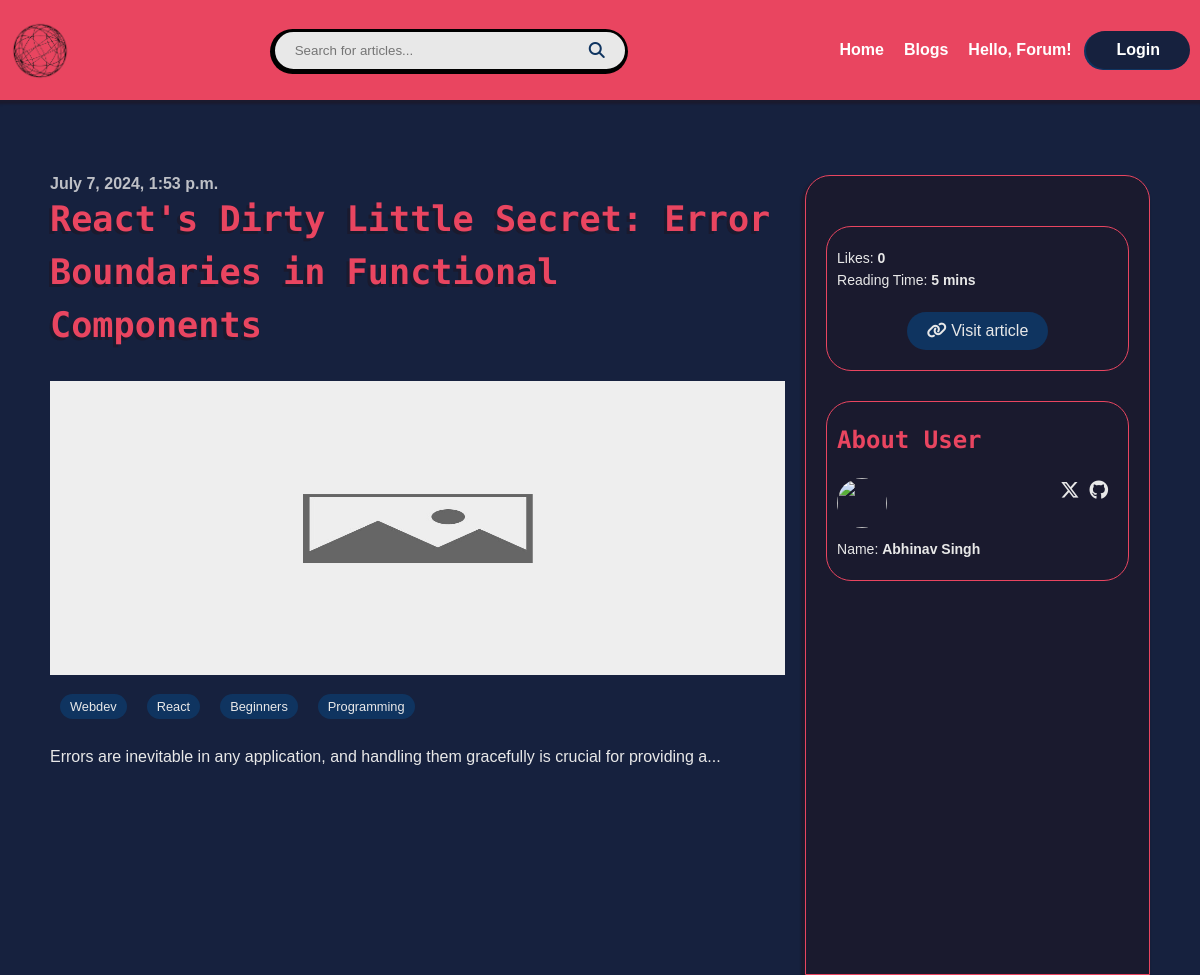
The app's page /blogpost/blog/3, older data.
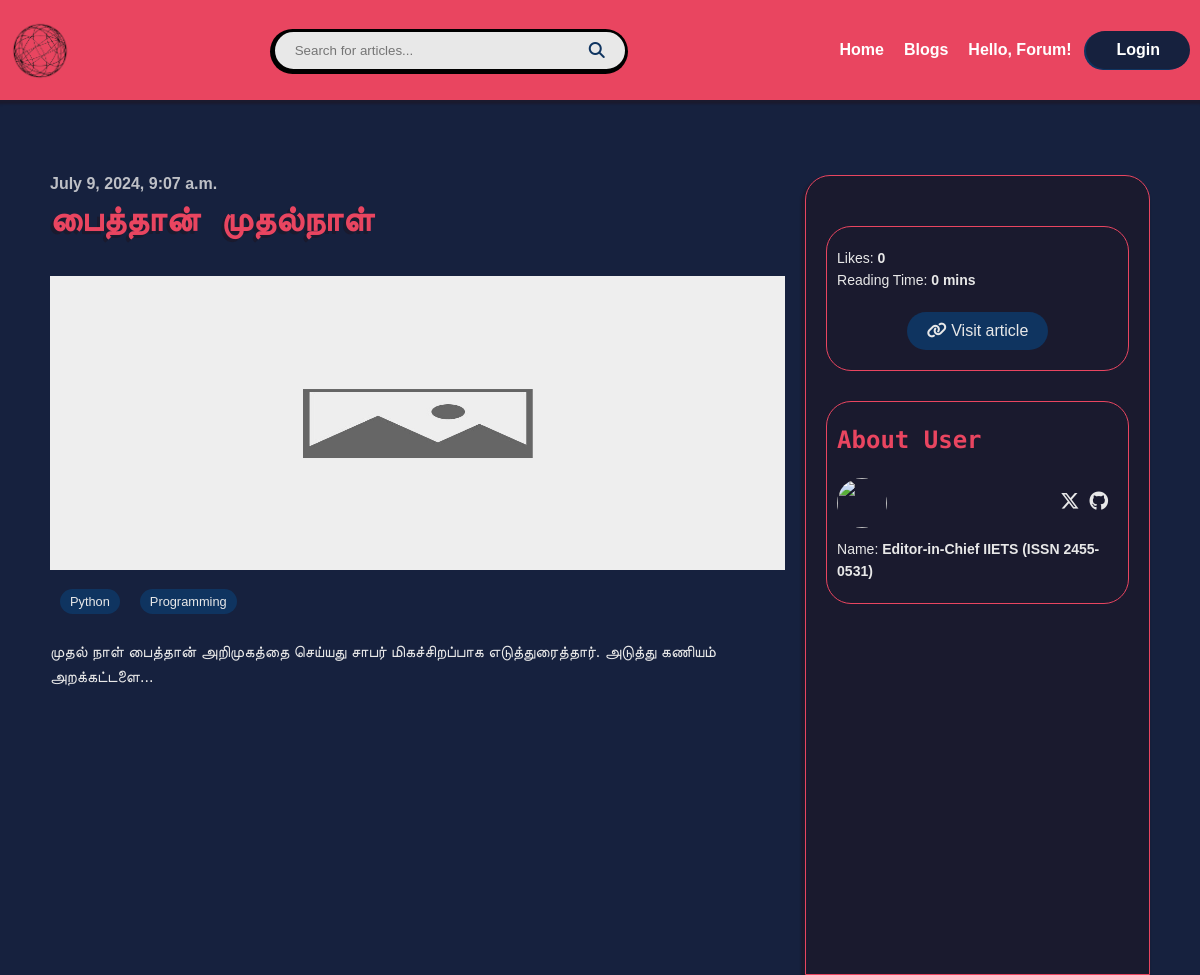
The same page, newer data.
### BlogPost/models.py (models this page shows, shortened)
class BlogPost(models.Model):
    title = models.CharField(max_length=255)
    description = models.TextField(max_length=3000, null=True)
    url = models.URLField(default=None)
    tags = models.CharField(max_length=255, null=True)
    reactions = models.IntegerField(default=0)
    cover_img = models.URLField(null=True)
    reading_time_minutes = models.IntegerField(null=True)
    author = models.CharField(max_length=150, null=True)
    twitter_url = models.URLField(null=True)
    github_url = models.URLField(null=True)
    website_url = models.URLField(null=True)
    profile_image = models.URLField(null=True)
    published_date = models.DateTimeField(null=True)

### BlogPost/views.py (the view)
# urls.py: path('blog/<int:id>', views.blog_page, name='blog_page'),
def blog_page(request, id):
    article = BlogPost.objects.get(id=id)
    article.tags = article.tags.split(', ')
    return render(request, 'BlogPost/blog_page.html', {"article": article})

### templates/BlogPost/blog_page.html (shortened to what this page needs)
{% extends 'layout.html' %} {% load static %}  {% block content %}
<div class="container">
  <article class="content">
    <span>{{article.published_date}}</span>
    <h2>{{article.title}}</h2>
    {% if article.cover_img %}
    <img src="{{article.cover_img}}" alt="" />
    {% else %}
    <img src="{% static 'images/blank.jpg' %}" alt="" />
    {% endif %}
    <ul>
      {% for tag in article.tags %}
      <li><a href="{% url 'search' tag %}">{{tag}}</a></li>
      {% endfor %}
    </ul>
    <p>{{article.description}}</p>
  </article>
  <aside>
    <div class="about-blog">
      <p>Likes: <strong>{{article.reactions}}</strong></p>
      <p>
        Reading Time: <strong>{{article.reading_time_minutes}} mins</strong>
      </p>
      <a href="{{article.url}}" target="_blank"
        ><i class="fa-solid fa-link"></i> Visit article</a
      >
    </div>
    <div class="author">
      <h3>About User</h3>
      {% if article.profile_image %}
      <a href="{{article.website_url}}" target="_blank" class="profile_image">
        <img src="{{article.profile_image}}" alt="" />
      </a>
      {% else %}
      <img
        src="https://cdn.pixabay.com/photo/2015/10/05/22/37/blank-profile-picture-973460_1280.png"
        alt=""
      />
      {% endif %}
      <div class="author-info">
        <ul>
          <li title="{{article.author}} Twitter">
            <a href="{{article.twitter_url}}" target="_blank"
              ><i class="fa-brands fa-x-twitter"></i
            ></a>
          </li>
          <li title="{{article.author}} Github">
            <a href="{{article.github_url}}" target="_blank"
              ><i class="fa-brands fa-github"></i
            ></a>
          </li>
        </ul>
        <p>Name: <strong>{{article.author}}</strong></p>
      </div>
    </div>
  </aside>
</div>
{% endblock %}

### templates/layout.html (shortened to what this page needs)
{% load static %}
<!DOCTYPE html>
<html lang="en">
  <head>
    <link
      rel="stylesheet"
      href="https://cdnjs.cloudflare.com/ajax/libs/font-awesome/6.5.2/css/all.min.css"
    />
    <link rel="stylesheet" href="{% static 'css/styles.css' %}" />
  </head>
  <body>
    <header>
      <div class="container">
        <a href="{% url 'home' %}" class="logo">
          <img src="{% static 'images/logo.png' %}" alt="Hello World" />
        </a>
        <form method="GET" action="{% url 'search_query' %}">
          <input
            type="text"
            name="search"
            placeholder="Search for articles..."
          />
          <button value="submit">
            <i class="fa-solid fa-magnifying-glass"></i>
          </button>
        </form>
        <nav>
          <ul>
            <li><a href="{% url 'home' %}">Home</a></li>
            <li><a href="{% url 'blogs' %}">Blogs</a></li>
            <li><a href="{% url 'forum' %}">Hello, Forum!</a></li>
            {% if user.is_authenticated %}
            <li><a href="{% url 'logout' %}">Logout</a></li>
            {% else %}
            <li class="sign-up"><a href="{% url 'login' %}">Login</a></li>
            {% endif %}
          </ul>
        </nav>
      </div>
    </header>
    {% block content %} {% endblock %}
  </body>
</html>

### static/css/styles.css (style rules this page uses)
:root { --main-color: #1a1a2e; --second-color: #16213e; --third-color: #0f3460; --header-color: #e94560; --text-color: #e8e8e8; }
* { margin: 0; padding: 0; box-sizing: border-box; scroll-behavior: smooth; }
body { background-color: var(--second-color); color: var(--text-color); font-family: Arial, sans-serif; }
ul { list-style: none; }
a { text-decoration: none; }
.container { max-width: 1200px; padding: 0 50px; margin: 0 auto; }
h1, h2, h3, h4, h5, h6 { color: var(--header-color); text-shadow: -3px 3px 0 var(--main-color); width: fit-content; font-family: "Fira Code", monospace; line-height: 1.5; }
p { font-size: 14px; line-height: 1.6; color: var(--text-color); }
header { width: 100%; background-color: var(--header-color); box-shadow: 0 2px 2px 2px var(--main-color); height: 100px; overflow: hidden; transition-duration: 0.5s; position: absolute; top: 0; left: 0; z-index: 103; }
header .container { padding: 20px 10px; display: flex; justify-content: space-between; align-items: center; }
header .container .logo { width: 60px; height: 60px; }
header .container .logo img { width: 100%; height: 100%; }
header form { background-color: var(--text-color); padding: 10px 20px; border-radius: 25px; width: 30%; border: 2px solid black; box-shadow: -1px 1px 0 2px black; transition-duration: 0.3s; display: flex; justify-content: center; align-items: center; }
header form input, header form button { background-color: transparent; border: none; outline: none; color: var(--third-color); }
header form input { width: 100%; }
header form i { font-size: 1rem; }
nav ul { display: flex; justify-content: center; align-items: center; margin-left: auto; width: fit-content; }
nav ul li { padding: 10px; position: relative; }
nav li.sign-up { background-color: var(--second-color); box-shadow: -2px 1px 0 0 var(--third-color); transition-duration: 0.3s; border-radius: 25px; margin-left: 5px; }
nav li.sign-up a { padding: 10px 20px; }
nav li.sign-up::before { display: none; }
nav ul li::before { content: ""; background-color: var(--third-color); width: 0%; height: 1px; position: absolute; bottom: 0; left: 50%; transform: translateX(-50%); transition-duration: 0.3s; }
nav ul li a { color: white; transition-duration: 0.3s; font-weight: 600; }

### templates/BlogPost/blog_page.html (style rules this page uses)
body > .container { max-width: 100%; display: flex; justify-content: space-between; min-height: 100vh; margin-top: 175px; gap: 20px; }
.content { width: 90%; margin-bottom: 50px; }
.content > span { font-weight: 600; opacity: 0.8; text-align: right; }
.content h2 { font-size: 2.2rem; margin-bottom: 30px; }
.content img { width: 100%; aspect-ratio: 5/2; }
.content ul { display: flex; flex-wrap: wrap; margin: 10px 0 20px; }
.content ul li { background-color: var(--third-color); margin: 5px 10px; border-radius: 50px; text-transform: capitalize; display: flex; align-items: center; justify-content: center; transition-duration: 0.3s; }
.content ul li a { color: var(--text-color); padding: 5px 10px; font-size: 0.8rem; }
.content > p { color: var(--text-color); font-weight: 400; font-size: 1rem; }
aside { background-color: var(--main-color); width: 450px; padding: 50px 20px 50px; box-shadow: -2px 4px 2px 2px var(--main-color); border-radius: 25px 25px 0 0; border: 1px solid var(--header-color); }
aside > div { border: 1px solid var(--header-color); padding: 20px 10px; border-radius: 25px; margin-bottom: 30px; }
aside h3 { text-shadow: -2px 1px 0 var(--main-color); font-size: 1.5rem; margin-bottom: 20px; }
aside .author { position: relative; }
aside ul { position: absolute; top: 50%; right: 20px; transform: translateY(-50%); gap: 10px; display: flex; }
aside ul a { font-size: 1.2rem; color: var(--text-color); transition-duration: 0.3s; }
aside .profile_image img { width: 50px; height: 50px; border-radius: 50%; transition-duration: 0.3s; margin-bottom: 10px; }
aside .about-blog a { background-color: var(--third-color); display: block; width: fit-content; margin: 20px auto 0; padding: 10px 20px; border-radius: 25px; color: var(--text-color); transition-duration: 0.3s; }

Row changes from the older to the newer data that the page shows:
changed BlogPost: published_date "July 7, 2024, 1:53 p.m." → "July 9, 2024, 9:07 a.m."; title "React's Dirty Little Secret: Error Boundaries in Functional Components" → "பைத்தான் முதல்நாள்"; description "Errors are inevitable in any application, and handling them gracefully is crucial for providing a..." → "முதல் நாள் பைத்தான் அறிமுகத்தை செய்யது சாபர் மிகச்சிறப்பாக எடுத்துரைத்தார். அடுத்து கணியம் அறக்கட்டளை..."; reading_time_minutes "5" → "0"; author "Abhinav Singh" → "Editor-in-Chief IIETS (ISSN 2455-0531)"
Text that changed along with them:
new list line: "Python"
list line gone: "Webdev"
list line gone: "React"
list line gone: "Beginners"
